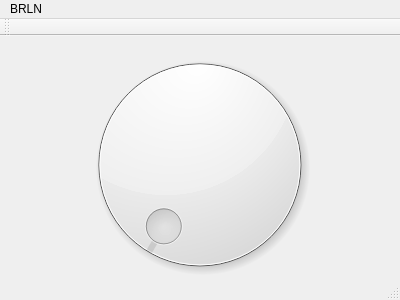
<?xml version="1.0" encoding="UTF-8"?>
<ui version="4.0">
 <class>MainWindow</class>
 <widget class="QMainWindow" name="MainWindow">
  <property name="geometry">
   <rect>
    <x>0</x>
    <y>0</y>
    <width>400</width>
    <height>300</height>
   </rect>
  </property>
  <property name="windowTitle">
   <string>MainWindow</string>
  </property>
  <widget class="QWidget" name="centralWidget">
   <widget class="QDial" name="frequencyDial">
    <property name="geometry">
     <rect>
      <x>9</x>
      <y>3</y>
      <width>381</width>
      <height>251</height>
     </rect>
    </property>
   </widget>
  </widget>
  <widget class="QMenuBar" name="menuBar">
   <property name="geometry">
    <rect>
     <x>0</x>
     <y>0</y>
     <width>400</width>
     <height>22</height>
    </rect>
   </property>
   <widget class="QMenu" name="menuBRLN">
    <property name="title">
     <string>BRLN</string>
    </property>
   </widget>
   <addaction name="menuBRLN"/>
  </widget>
  <widget class="QToolBar" name="mainToolBar">
   <attribute name="toolBarArea">
    <enum>TopToolBarArea</enum>
   </attribute>
   <attribute name="toolBarBreak">
    <bool>false</bool>
   </attribute>
  </widget>
  <widget class="QStatusBar" name="statusBar"/>
 </widget>
 <layoutdefault spacing="6" margin="11"/>
 <resources/>
 <connections/>
</ui>
